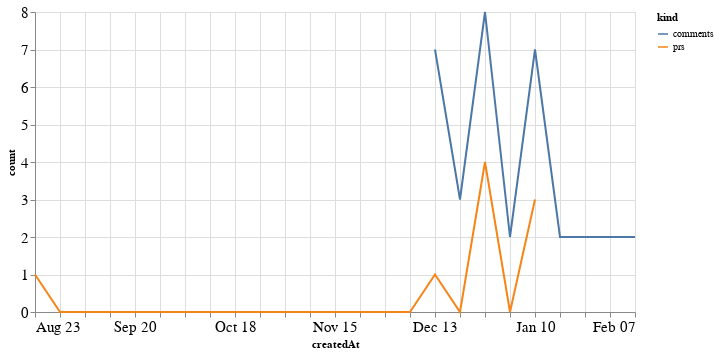

Notebook source saved alongside this figure:
### Code cell
alt.Chart(total_time, width=600).mark_line().encode(
    x='createdAt',
    y='count',
    color='kind'
)

### Figure 1 — Vega-Lite specification as saved in the notebook (floating-point values rounded to 4 significant figures)
{"config": {"axisLeft": {"labelFontSize": 15}, "axisBottom": {"labelFontSize": 15}}, "data": {"name": "data-8e0a692526b50392d49a895e04755b0a"}, "mark": "line", "encoding": {"color": {"type": "nominal", "field": "kind"}, "x": {"type": "temporal", "field": "createdAt"}, "y": {"type": "quantitative", "field": "count"}}, "width": 600, "$schema": "https://vega.github.io/schema/vega-lite/v4.8.1.json", "datasets": {"data-8e0a692526b50392d49a895e04755b0a": [{"createdAt": "2020-08-23T00:00:00", "kind": "prs", "count": 1.0}, {"createdAt": "2020-08-30T00:00:00", "kind": "prs", "count": 0.0}, {"createdAt": "2020-09-06T00:00:00", "kind": "prs", "count": 0.0}, {"createdAt": "2020-09-13T00:00:00", "kind": "prs", "count": 0.0}, {"createdAt": "2020-09-20T00:00:00", "kind": "prs", "count": 0.0}, {"createdAt": "2020-09-27T00:00:00", "kind": "prs", "count": 0.0}, {"createdAt": "2020-10-04T00:00:00", "kind": "prs", "count": 0.0}, {"createdAt": "2020-10-11T00:00:00", "kind": "prs", "count": 0.0}, {"createdAt": "2020-10-18T00:00:00", "kind": "prs", "count": 0.0}, {"createdAt": "2020-10-25T00:00:00", "kind": "prs", "count": 0.0}, {"createdAt": "2020-11-01T00:00:00", "kind": "prs", "count": 0.0}, {"createdAt": "2020-11-08T00:00:00", "kind": "prs", "count": 0.0}, {"createdAt": "2020-11-15T00:00:00", "kind": "prs", "count": 0.0}, {"createdAt": "2020-11-22T00:00:00", "kind": "prs", "count": 0.0}, {"createdAt": "2020-11-29T00:00:00", "kind": "prs", "count": 0.0}, {"createdAt": "2020-12-06T00:00:00", "kind": "prs", "count": 0.0}, {"createdAt": "2020-12-13T00:00:00", "kind": "prs", "count": 1.0}, {"createdAt": "2020-12-20T00:00:00", "kind": "prs", "count": 0.0}, {"createdAt": "2020-12-27T00:00:00", "kind": "prs", "count": 4.0}, {"createdAt": "2021-01-03T00:00:00", "kind": "prs", "count": 0.0}, {"createdAt": "2021-01-10T00:00:00", "kind": "prs", "count": 3.0}, {"createdAt": "2021-01-17T00:00:00", "kind": "prs", "count": null}, {"createdAt": "2021-01-24T00:00:00", "kind": "prs", "count": null}, {"createdAt": "2021-01-31T00:00:00", "kind": "prs", "count": null}, {"createdAt": "2021-02-07T00:00:00", "kind": "prs", "count": null}, {"createdAt": "2020-08-23T00:00:00", "kind": "comments", "count": null}, {"createdAt": "2020-08-30T00:00:00", "kind": "comments", "count": null}, {"createdAt": "2020-09-06T00:00:00", "kind": "comments", "count": null}, {"createdAt": "2020-09-13T00:00:00", "kind": "comments", "count": null}, {"createdAt": "2020-09-20T00:00:00", "kind": "comments", "count": null}, {"createdAt": "2020-09-27T00:00:00", "kind": "comments", "count": null}, {"createdAt": "2020-10-04T00:00:00", "kind": "comments", "count": null}, {"createdAt": "2020-10-11T00:00:00", "kind": "comments", "count": null}, {"createdAt": "2020-10-18T00:00:00", "kind": "comments", "count": null}, {"createdAt": "2020-10-25T00:00:00", "kind": "comments", "count": null}, {"createdAt": "2020-11-01T00:00:00", "kind": "comments", "count": null}, {"createdAt": "2020-11-08T00:00:00", "kind": "comments", "count": null}, {"createdAt": "2020-11-15T00:00:00", "kind": "comments", "count": null}, {"createdAt": "2020-11-22T00:00:00", "kind": "comments", "count": null}, {"createdAt": "2020-11-29T00:00:00", "kind": "comments", "count": null}, {"createdAt": "2020-12-06T00:00:00", "kind": "comments", "count": null}, {"createdAt": "2020-12-13T00:00:00", "kind": "comments", "count": 7.0}, {"createdAt": "2020-12-20T00:00:00", "kind": "comments", "count": 3.0}, {"createdAt": "2020-12-27T00:00:00", "kind": "comments", "count": 8.0}, {"createdAt": "2021-01-03T00:00:00", "kind": "comments", "count": 2.0}, {"createdAt": "2021-01-10T00:00:00", "kind": "comments", "count": 7.0}, {"createdAt": "2021-01-17T00:00:00", "kind": "comments", "count": 2.0}, {"createdAt": "2021-01-24T00:00:00", "kind": "comments", "count": 2.0}, {"createdAt": "2021-01-31T00:00:00", "kind": "comments", "count": 2.0}, {"createdAt": "2021-02-07T00:00:00", "kind": "comments", "count": 2.0}]}}
